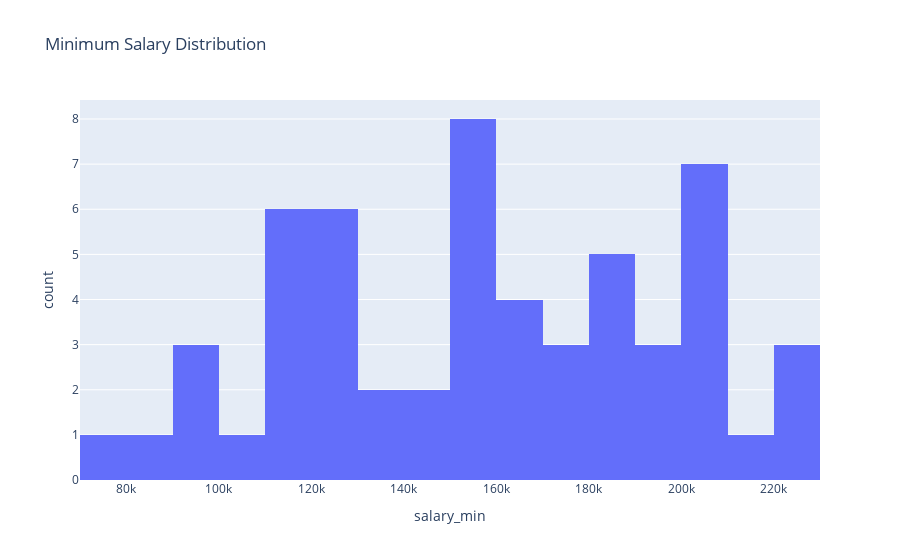
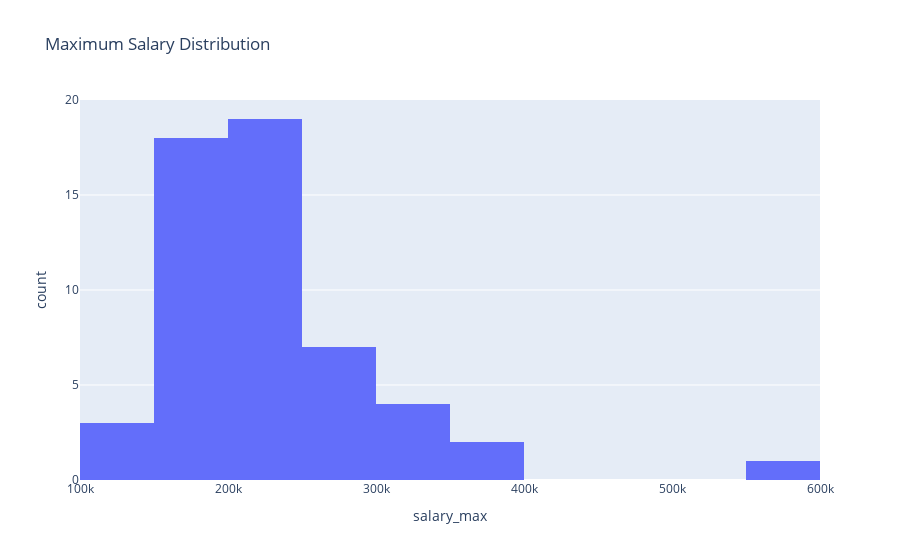

The notebook cell these images were saved under, in order:
### Code cell
fig = px.histogram(df, x='salary_min', nbins=20, title='Minimum Salary Distribution')
fig.show()
fig = px.histogram(df, x='salary_max', nbins=20, title='Maximum Salary Distribution')
fig.show()

### Figure 1 — Plotly figure (JSON) as saved in the notebook; plotly's stock layout.template omitted (floating-point values rounded to 4 significant figures)
{"data": [{"bingroup": "x", "hovertemplate": "salary_min=%{x}<br>count=%{y}<extra></extra>", "legendgroup": "", "marker": {"color": "#636efa", "pattern": {"shape": ""}}, "name": "", "nbinsx": 20, "orientation": "v", "showlegend": false, "type": "histogram", "x": [125000.0, NaN, NaN, NaN, NaN, 213600.0, NaN, NaN, 90000.0, NaN, NaN, 130000.0, NaN, NaN, 150000.0, 150000.0, NaN, 120000.0, 180000.0, NaN, 150000.0, 110000.0, 93000.0, 93000.0, 140000.0, 150000.0, 136000.0, 160000.0, NaN, 80000.0, 149000.0, 200000.0, 125000.0, 200000.0, NaN, 157000.0, 160000.0, 196000.0, 200000.0, 120000.0, 160000.0, 225000.0, NaN, 170000.0, 100000.0, 120000.0, 225000.0, 200000.0, 173000.0, 114000.0, 150000.0, 115000.0, NaN, 180000.0, 184500.0, NaN, 110000.0, 157000.0, NaN, 170000.0, 165000.0, 115000.0, NaN, 180000.0, 200000.0, NaN, 209000.0, 184500.0, NaN, 120000.0, 70000.0, 150000.0, 190000.0, 190000.0, 228700.0, 115000.0, 200000.0, NaN, NaN], "xaxis": "x", "yaxis": "y"}], "layout": {"barmode": "relative", "legend": {"tracegroupgap": 0}, "title": {"text": "Minimum Salary Distribution"}, "xaxis": {"anchor": "y", "domain": [0, 1], "title": {"text": "salary_min"}}, "yaxis": {"anchor": "x", "domain": [0, 1], "title": {"text": "count"}}}}

### Figure 2 — Plotly figure (JSON) as saved in the notebook; plotly's stock layout.template omitted (floating-point values rounded to 4 significant figures)
{"data": [{"bingroup": "x", "hovertemplate": "salary_max=%{x}<br>count=%{y}<extra></extra>", "legendgroup": "", "marker": {"color": "#636efa", "pattern": {"shape": ""}}, "name": "", "nbinsx": 20, "orientation": "v", "showlegend": false, "type": "histogram", "x": [147000.0, NaN, NaN, NaN, NaN, 384000.0, NaN, NaN, 160000.0, NaN, NaN, 180000.0, NaN, NaN, 230000.0, 230000.0, NaN, 180000.0, 250000.0, NaN, NaN, 150000.0, 157000.0, 157000.0, 185000.0, 215000.0, 185000.0, 190000.0, NaN, 120000.0, 350000.0, 275000.0, 225000.0, 250000.0, NaN, 194000.0, 205000.0, 294000.0, 260000.0, 180000.0, 210000.0, 300000.0, NaN, 240000.0, 160000.0, 240000.0, 550000.0, 300000.0, 187000.0, 175000.0, 230000.0, 205000.0, NaN, 300000.0, 217100.0, NaN, 176000.0, 185000.0, NaN, 240000.0, 215000.0, 205000.0, NaN, 195000.0, 250000.0, NaN, 255400.0, 217100.0, NaN, 180000.0, 100000.0, 225000.0, 240000.0, 240000.0, 343100.0, 205000.0, NaN, NaN, NaN], "xaxis": "x", "yaxis": "y"}], "layout": {"barmode": "relative", "legend": {"tracegroupgap": 0}, "title": {"text": "Maximum Salary Distribution"}, "xaxis": {"anchor": "y", "domain": [0, 1], "title": {"text": "salary_max"}}, "yaxis": {"anchor": "x", "domain": [0, 1], "title": {"text": "count"}}}}
